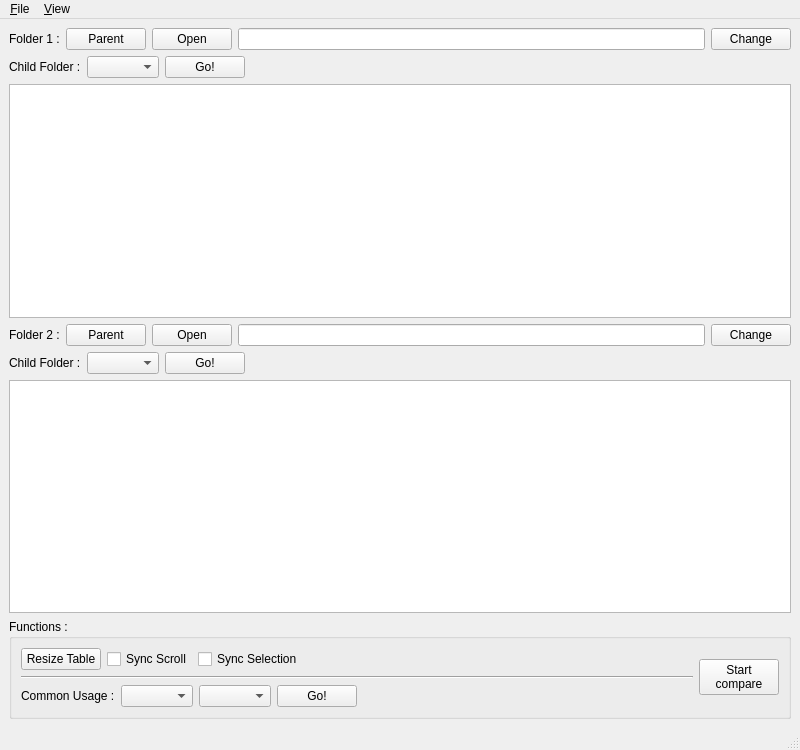
<?xml version="1.0" encoding="UTF-8"?>
<ui version="4.0">
 <class>CDMainWindowNew</class>
 <widget class="QMainWindow" name="CDMainWindowNew">
  <property name="geometry">
   <rect>
    <x>0</x>
    <y>0</y>
    <width>800</width>
    <height>750</height>
   </rect>
  </property>
  <property name="windowTitle">
   <string>Compare Folder</string>
  </property>
  <widget class="QWidget" name="centralwidget">
   <layout class="QGridLayout" name="gridLayout">
    <item row="0" column="0">
     <layout class="QHBoxLayout" name="horizontalLayout_2">
      <item>
       <widget class="QLabel" name="label">
        <property name="text">
         <string>Folder 1 :</string>
        </property>
       </widget>
      </item>
      <item>
       <widget class="QPushButton" name="pushButton_2">
        <property name="text">
         <string>Parent</string>
        </property>
       </widget>
      </item>
      <item>
       <widget class="QPushButton" name="pushButton_3">
        <property name="text">
         <string>Open</string>
        </property>
       </widget>
      </item>
      <item>
       <widget class="QLineEdit" name="lineEdit">
        <property name="readOnly">
         <bool>true</bool>
        </property>
       </widget>
      </item>
      <item>
       <widget class="QPushButton" name="pushButton_7">
        <property name="text">
         <string>Change</string>
        </property>
       </widget>
      </item>
     </layout>
    </item>
    <item row="1" column="0">
     <layout class="QHBoxLayout" name="horizontalLayout_4">
      <item>
       <widget class="QLabel" name="label_5">
        <property name="text">
         <string>Child Folder :</string>
        </property>
       </widget>
      </item>
      <item>
       <widget class="QComboBox" name="comboBox"/>
      </item>
      <item>
       <widget class="QPushButton" name="pushButton_9">
        <property name="text">
         <string>Go!</string>
        </property>
       </widget>
      </item>
      <item>
       <spacer name="horizontalSpacer_3">
        <property name="orientation">
         <enum>Qt::Horizontal</enum>
        </property>
        <property name="sizeHint" stdset="0">
         <size>
          <width>40</width>
          <height>20</height>
         </size>
        </property>
       </spacer>
      </item>
     </layout>
    </item>
    <item row="2" column="0">
     <widget class="CDTableWidget" name="tableWidget"/>
    </item>
    <item row="3" column="0">
     <layout class="QHBoxLayout" name="horizontalLayout">
      <item>
       <widget class="QLabel" name="label_2">
        <property name="text">
         <string>Folder 2 :</string>
        </property>
       </widget>
      </item>
      <item>
       <widget class="QPushButton" name="pushButton_4">
        <property name="text">
         <string>Parent</string>
        </property>
       </widget>
      </item>
      <item>
       <widget class="QPushButton" name="pushButton_5">
        <property name="text">
         <string>Open</string>
        </property>
       </widget>
      </item>
      <item>
       <widget class="QLineEdit" name="lineEdit_2">
        <property name="readOnly">
         <bool>true</bool>
        </property>
       </widget>
      </item>
      <item>
       <widget class="QPushButton" name="pushButton_8">
        <property name="text">
         <string>Change</string>
        </property>
       </widget>
      </item>
     </layout>
    </item>
    <item row="4" column="0">
     <layout class="QHBoxLayout" name="horizontalLayout_5">
      <item>
       <widget class="QLabel" name="label_6">
        <property name="text">
         <string>Child Folder :</string>
        </property>
       </widget>
      </item>
      <item>
       <widget class="QComboBox" name="comboBox_2"/>
      </item>
      <item>
       <widget class="QPushButton" name="pushButton_10">
        <property name="text">
         <string>Go!</string>
        </property>
       </widget>
      </item>
      <item>
       <spacer name="horizontalSpacer_5">
        <property name="orientation">
         <enum>Qt::Horizontal</enum>
        </property>
        <property name="sizeHint" stdset="0">
         <size>
          <width>40</width>
          <height>20</height>
         </size>
        </property>
       </spacer>
      </item>
     </layout>
    </item>
    <item row="5" column="0">
     <widget class="CDTableWidget" name="tableWidget_2"/>
    </item>
    <item row="6" column="0">
     <widget class="QGroupBox" name="groupBox">
      <property name="title">
       <string>Functions :</string>
      </property>
      <layout class="QGridLayout" name="gridLayout_2">
       <item row="0" column="0">
        <layout class="QVBoxLayout" name="verticalLayout">
         <item>
          <layout class="QHBoxLayout" name="horizontalLayout_6">
           <item>
            <widget class="QPushButton" name="pushButton_6">
             <property name="text">
              <string>Resize Table</string>
             </property>
            </widget>
           </item>
           <item>
            <widget class="QCheckBox" name="checkBox">
             <property name="text">
              <string>Sync Scroll</string>
             </property>
            </widget>
           </item>
           <item>
            <widget class="QCheckBox" name="checkBox_2">
             <property name="text">
              <string>Sync Selection</string>
             </property>
            </widget>
           </item>
           <item>
            <spacer name="horizontalSpacer_2">
             <property name="orientation">
              <enum>Qt::Horizontal</enum>
             </property>
             <property name="sizeHint" stdset="0">
              <size>
               <width>40</width>
               <height>20</height>
              </size>
             </property>
            </spacer>
           </item>
          </layout>
         </item>
         <item>
          <widget class="Line" name="line">
           <property name="orientation">
            <enum>Qt::Horizontal</enum>
           </property>
          </widget>
         </item>
         <item>
          <layout class="QHBoxLayout" name="horizontalLayout_7">
           <item>
            <widget class="QLabel" name="label_7">
             <property name="sizePolicy">
              <sizepolicy hsizetype="Fixed" vsizetype="Preferred">
               <horstretch>0</horstretch>
               <verstretch>0</verstretch>
              </sizepolicy>
             </property>
             <property name="text">
              <string>Common Usage :</string>
             </property>
            </widget>
           </item>
           <item>
            <widget class="QComboBox" name="comboBox_3"/>
           </item>
           <item>
            <widget class="QComboBox" name="comboBox_4"/>
           </item>
           <item>
            <widget class="QPushButton" name="pushButton_11">
             <property name="text">
              <string>Go!</string>
             </property>
            </widget>
           </item>
           <item>
            <spacer name="horizontalSpacer_4">
             <property name="orientation">
              <enum>Qt::Horizontal</enum>
             </property>
             <property name="sizeHint" stdset="0">
              <size>
               <width>40</width>
               <height>20</height>
              </size>
             </property>
            </spacer>
           </item>
          </layout>
         </item>
        </layout>
       </item>
       <item row="0" column="1">
        <widget class="QPushButton" name="pushButton">
         <property name="text">
          <string>Start
compare</string>
         </property>
        </widget>
       </item>
      </layout>
     </widget>
    </item>
   </layout>
  </widget>
  <widget class="QMenuBar" name="menubar">
   <property name="geometry">
    <rect>
     <x>0</x>
     <y>0</y>
     <width>800</width>
     <height>23</height>
    </rect>
   </property>
   <widget class="QMenu" name="menu_File">
    <property name="title">
     <string>&amp;File</string>
    </property>
    <addaction name="actionExit"/>
   </widget>
   <widget class="QMenu" name="menu_View">
    <property name="title">
     <string>&amp;View</string>
    </property>
    <addaction name="actionSync_Scroll"/>
    <addaction name="actionSync_Scroll_2"/>
    <addaction name="actionSync_Selection"/>
   </widget>
   <addaction name="menu_File"/>
   <addaction name="menu_View"/>
  </widget>
  <widget class="QStatusBar" name="statusbar"/>
  <action name="actionExit">
   <property name="text">
    <string>Exit</string>
   </property>
  </action>
  <action name="actionSync_Scroll">
   <property name="text">
    <string>&amp;Resize Table</string>
   </property>
  </action>
  <action name="actionSync_Scroll_2">
   <property name="checkable">
    <bool>true</bool>
   </property>
   <property name="checked">
    <bool>true</bool>
   </property>
   <property name="text">
    <string>Sync Scroll</string>
   </property>
  </action>
  <action name="actionSync_Selection">
   <property name="checkable">
    <bool>true</bool>
   </property>
   <property name="checked">
    <bool>true</bool>
   </property>
   <property name="text">
    <string>Sync Selection</string>
   </property>
  </action>
 </widget>
 <customwidgets>
  <customwidget>
   <class>CDTableWidget</class>
   <extends>QTableWidget</extends>
   <header>CDTableWidget.h</header>
  </customwidget>
 </customwidgets>
 <resources/>
 <connections/>
</ui>
